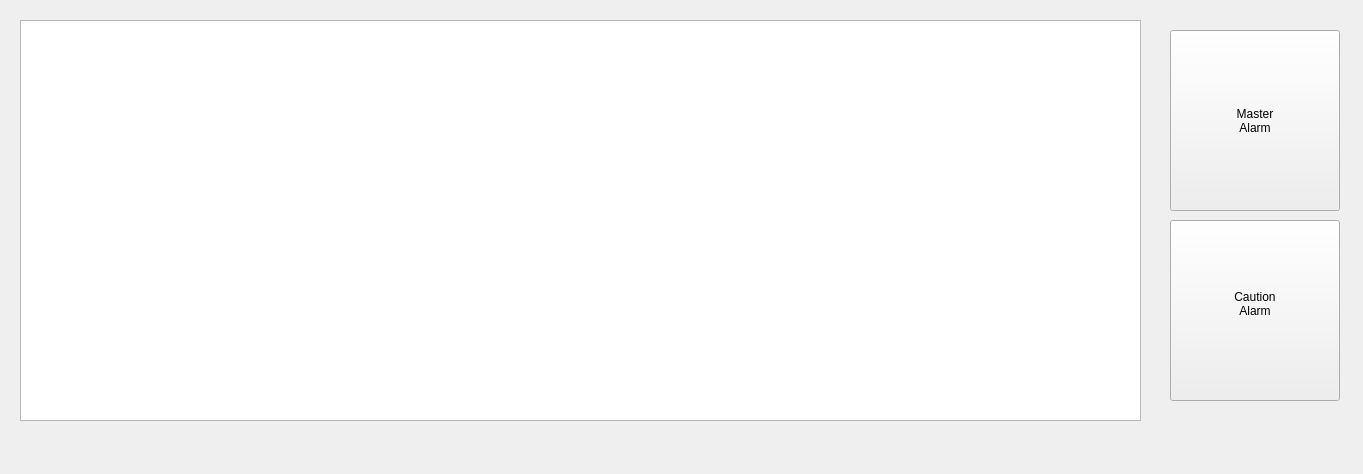
<?xml version="1.0" encoding="UTF-8"?>
<ui version="4.0">
 <class>MainWindow</class>
 <widget class="QMainWindow" name="MainWindow">
  <property name="geometry">
   <rect>
    <x>0</x>
    <y>0</y>
    <width>1363</width>
    <height>474</height>
   </rect>
  </property>
  <property name="windowTitle">
   <string>Log Alert</string>
  </property>
  <widget class="QWidget" name="centralwidget">
   <widget class="QPushButton" name="pushButton">
    <property name="geometry">
     <rect>
      <x>1170</x>
      <y>30</y>
      <width>170</width>
      <height>181</height>
     </rect>
    </property>
    <property name="text">
     <string>Master 
Alarm</string>
    </property>
   </widget>
   <widget class="QPushButton" name="pushButton_2">
    <property name="geometry">
     <rect>
      <x>1170</x>
      <y>220</y>
      <width>170</width>
      <height>181</height>
     </rect>
    </property>
    <property name="text">
     <string>Caution
Alarm
</string>
    </property>
   </widget>
   <widget class="QTableWidget" name="tableWidget">
    <property name="geometry">
     <rect>
      <x>20</x>
      <y>20</y>
      <width>1121</width>
      <height>401</height>
     </rect>
    </property>
   </widget>
  </widget>
  <widget class="QMenuBar" name="menubar">
   <property name="geometry">
    <rect>
     <x>0</x>
     <y>0</y>
     <width>1363</width>
     <height>39</height>
    </rect>
   </property>
  </widget>
 </widget>
 <resources/>
 <connections/>
</ui>
